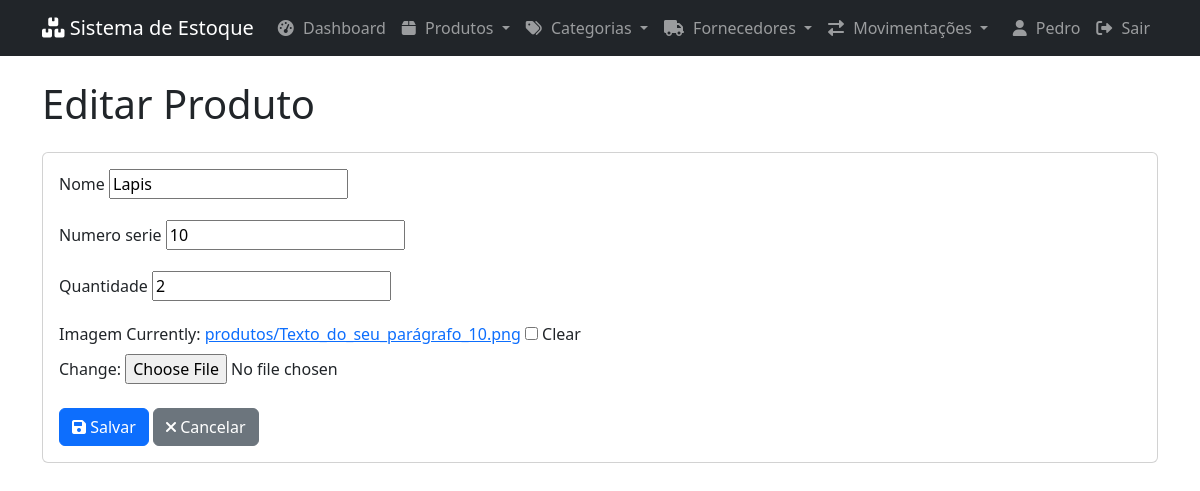
The page /produtos/1/editar/ (signed in) on the database its author committed.
### todos/models.py (models this page shows, shortened)
class Produto(models.Model):
	nome = models.CharField(max_length=100, null=False, blank=False)
	numero_serie = models.CharField(max_length=50, null=False, blank=False, unique=True)
	descricao = models.TextField(null=True, blank=True)
	categoria = models.ForeignKey(Categoria, on_delete=models.PROTECT, null=True)
	fornecedor = models.ForeignKey(Fornecedor, on_delete=models.PROTECT, null=True)
	quantidade = models.IntegerField(null=False, blank=False, default=0)
	quantidade_minima = models.IntegerField(null=False, blank=False, default=5)
	preco_custo = models.DecimalField(max_digits=10, decimal_places=2, null=False, blank=False, default=0)
	preco_venda = models.DecimalField(max_digits=10, decimal_places=2, null=False, blank=False, default=0)
	localizacao = models.CharField(max_length=50, null=True, blank=True)
	imagem = models.ImageField(upload_to='produtos/', null=True, blank=True)
	data_entrada = models.DateField(default=timezone.now)
	data_validade = models.DateField(null=True, blank=True)
	ativo = models.BooleanField(default=True)
	class Meta:
		verbose_name = 'Produto'
		verbose_name_plural = 'Produtos'

### todos/views.py (the view, shortened to what this page needs)
# urls.py: path('produtos/<int:pk>/editar/', ProdutoUpdateView.as_view(), name='produto_update'),
class ProdutoUpdateView(UpdateView):
    model = Produto
    fields = ["nome", "numero_serie", "quantidade", "imagem"]
    success_url = reverse_lazy("produto_list")
    template_name = 'todos/produto_form.html'

### todos/templates/todos/produto_form.html (shortened to what this page needs)
{% extends 'base.html' %}
{% load static %}
{% block content %}
<div class="container mt-4">
    <div class="d-flex justify-content-between align-items-center mb-4">
        <h1 class="mb-0">{% if form.instance.pk %}Editar{% else %}Novo{% endif %} Produto</h1>
    </div>
    <div class="card">
        <div class="card-body">
            <form method="post" enctype="multipart/form-data">
                {% for field in form %}
                <div class="form-group mb-3">
                    <label for="{{ field.id_for_label }}" class="form-label">{{ field.label }}</label>
                    {{ field }}
                </div>
                {% endfor %}
                <div class="button-group mt-4">
                    <button type="submit" class="btn btn-primary">
                        <i class="fas fa-save"></i> Salvar
                    </button>
                    <a href="{% url 'produto_list' %}" class="btn btn-secondary">
                        <i class="fas fa-times"></i> Cancelar
                    </a>
                </div>
            </form>
        </div>
    </div>
</div>
{% endblock %}

### todos/templates/base.html (shortened to what this page needs)
<!DOCTYPE html>
<html lang="pt-br">
<head>
    <link href="https://cdn.jsdelivr.net/npm/bootstrap@5.3.0/dist/css/bootstrap.min.css" rel="stylesheet">
    <link href="https://cdnjs.cloudflare.com/ajax/libs/font-awesome/6.0.0/css/all.min.css" rel="stylesheet">
</head>
<body>
    <nav class="navbar navbar-expand-lg navbar-dark bg-dark">
        <div class="container">
            <a class="navbar-brand" href="{% url 'dashboard' %}">
                <i class="fas fa-boxes"></i> Sistema de Estoque
            </a>
            <div class="collapse navbar-collapse" id="navbarNav">
                <ul class="navbar-nav">
                    <li class="nav-item">
                        <a class="nav-link" href="{% url 'dashboard' %}">
                            <i class="fas fa-tachometer-alt"></i> Dashboard
                        </a>
                    </li>
                    <li class="nav-item dropdown">
                        <a class="nav-link dropdown-toggle" href="#" id="produtosDropdown" role="button" data-bs-toggle="dropdown">
                            <i class="fas fa-box"></i> Produtos
                        </a>
                    </li>
                    <li class="nav-item dropdown">
                        <a class="nav-link dropdown-toggle" href="#" id="categoriasDropdown" role="button" data-bs-toggle="dropdown">
                            <i class="fas fa-tags"></i> Categorias
                        </a>
                    </li>
                    <li class="nav-item dropdown">
                        <a class="nav-link dropdown-toggle" href="#" id="fornecedoresDropdown" role="button" data-bs-toggle="dropdown">
                            <i class="fas fa-truck"></i> Fornecedores
                        </a>
                    </li>
                    <li class="nav-item dropdown">
                        <a class="nav-link dropdown-toggle" href="#" id="movimentacoesDropdown" role="button" data-bs-toggle="dropdown">
                            <i class="fas fa-exchange-alt"></i> Movimentações
                        </a>
                    </li>
                </ul>
                <ul class="navbar-nav ms-auto">
                    {% if user.is_authenticated %}
                    <li class="nav-item">
                        <span class="nav-link">
                            <i class="fas fa-user"></i> {{ user.username }}
                        </span>
                    </li>
                    <li class="nav-item">
                        <a class="nav-link" href="{% url 'logout' %}">
                            <i class="fas fa-sign-out-alt"></i> Sair
                        </a>
                    </li>
                    {% endif %}
                </ul>
            </div>
        </div>
    </nav>
    {% block content %}{% endblock %}
</body>
</html>

### todos/templates/base.html (style rules this page uses)
.nav-link i { margin-right: 5px; }

### rows shown on the page
Produto: form "Lapis" "10" "2"

### other values the page prints
{{ user.username }} "Pedro"
{{ field.label }} "Nome" "Numero serie" "Quantidade" "Imagem"
